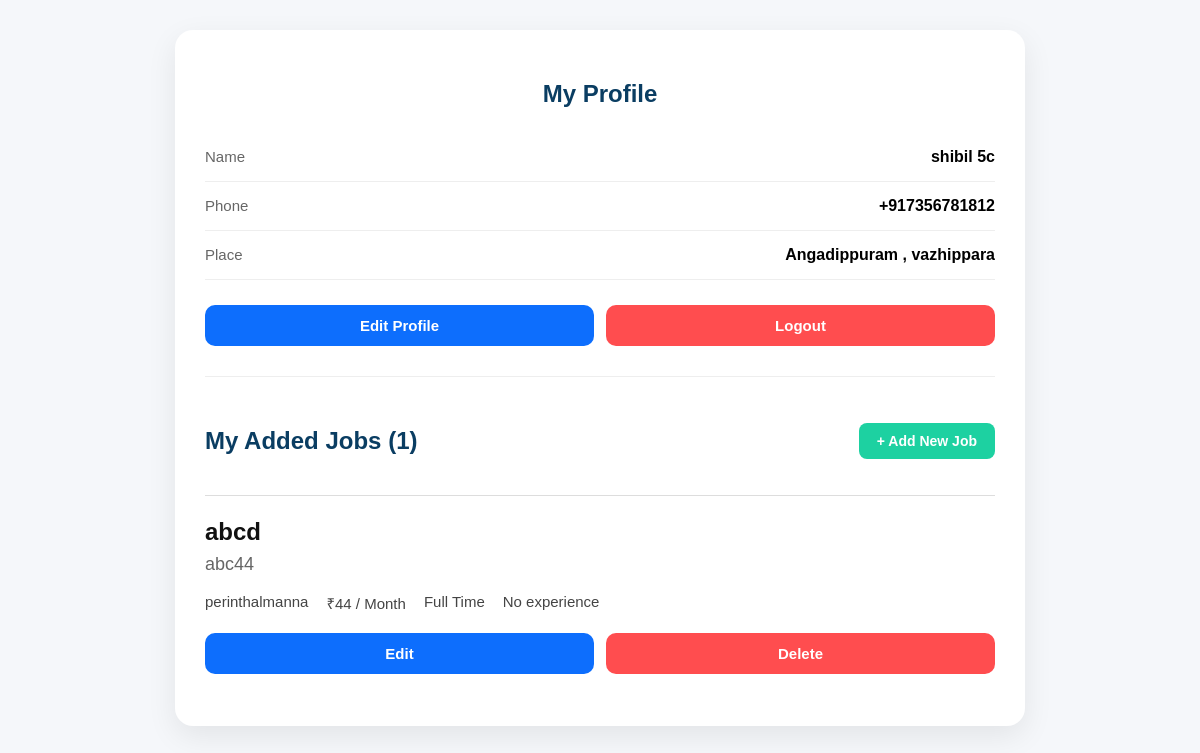
Before: /profile/ (signed in) with the older database file.
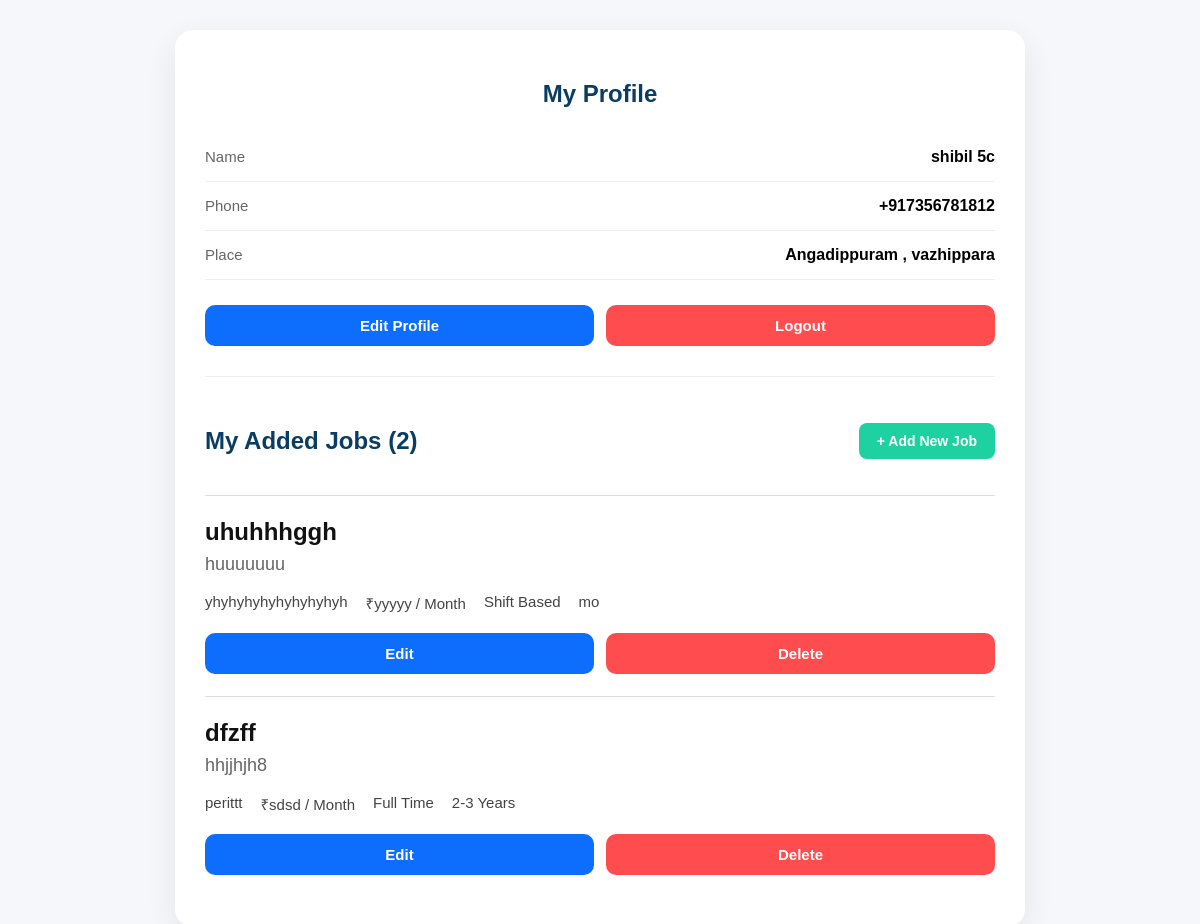
After: the same page with the newer database file.
### myapp/models.py (models this page shows, shortened)
class Job(models.Model):
    owner = models.ForeignKey(
        User,
        on_delete=models.CASCADE,
        related_name="jobs",
        null=True,
        blank=True,
    )
    shop_name = models.CharField(
        max_length=150,
    )
    title = models.CharField(
        max_length=150,
    )
    category = models.ForeignKey(
        Category,
        on_delete=models.PROTECT,
        related_name="jobs",
        null=True,
        blank=True,
    )
    experience = models.CharField(
        max_length=100,
        default="Fresher",
    )
    work_time = models.CharField(
        max_length=100,
    )
    gender = models.CharField(max_length=20, blank=True)
    education = models.CharField(max_length=100, blank=True)
    age_limit = models.CharField(
        max_length=50,
        blank=True,
    )
    location = models.CharField(
        max_length=100,
    )
    salary = models.CharField(
        max_length=100,
    )
    phone = models.CharField(
        max_length=15,
        validators=[phone_validator],
    )
    description = models.TextField(
        blank=True,
    )
    is_verified = models.BooleanField(
        default=True,
    )
    owner_name = models.CharField(
        max_length=150,
        blank=True
    )
    shop_photo = models.ImageField(
        upload_to="shop_photos/",
        null=True,
        blank=True
    )
    created_at = models.DateTimeField(
        auto_now_add=True,
    )
    class Meta:
        ordering = ["-created_at"]

### myapp/views.py (the view)
# urls.py: path("profile/", views.profile, name="profile"),
@login_required(login_url="login")
def profile(request):
    jobs = (
        Job.objects
        .filter(owner=request.user)
        .select_related("category")
        .order_by("-id")
    )
    return render(
        request,
        "profile.html",
        {
            "jobs": jobs,
        },
    )

### templates/profile.html (shortened to what this page needs)
{% load static %}
<!DOCTYPE html>
<html lang="en">
<head>
<link rel="stylesheet" href="{% static 'css/profile.css' %}">
</head>
<body>
<div class="profile-box">
<div class="profile-header">
    <h2>
        {% if edit %}
            Edit Profile
        {% else %}
            My Profile
        {% endif %}
    </h2>
</div>
{% if edit %}
<form method="POST">
    {% csrf_token %}
    <div class="profile-info">
        <div class="info-row">
            <span>Name</span>
            <input type="text"
                   name="full_name"
                   value="{{ request.user.profile.full_name|default:request.user.first_name }}"
                   required>
        </div>
        <div class="info-row">
            <span>Phone</span>
            <input type="text"
                   name="phone"
                   value="{{ request.user.profile.phone }}"
                   required>
        </div>
        <div class="info-row">
            <span>Place</span>
            <input type="text"
                   name="district"
                   value="{{ request.user.profile.district }}">
        </div>
    </div>
    <div class="profile-actions">
        <button type="submit" class="edit-btn">
            Update Profile
        </button>
        <a href="{% url 'profile' %}">
            <button type="button" class="logout-btn">
                Cancel
            </button>
        </a>
    </div>
</form>
{% else %}
<div class="profile-info">
    <div class="info-row">
        <span>Name</span>
        <strong>{{ request.user.profile.full_name|default:request.user.first_name }}</strong>
    </div>
    <div class="info-row">
        <span>Phone</span>
        <strong>{{ request.user.profile.phone }}</strong>
    </div>
    <div class="info-row">
        <span>Place</span>
        <strong>{{ request.user.profile.district|default:"Not Added" }}</strong>
    </div>
</div>
<div class="profile-actions">
    <a href="{% url 'edit_profile' %}">
        <button class="edit-btn">
            Edit Profile
        </button>
    </a>
    <a href="{% url 'logout_user' %}">
        <button class="logout-btn">
            Logout
        </button>
    </a>
</div>
{% endif %}
<hr>
<div class="job-header">
    <h2>My Added Jobs ({{ jobs|length }})</h2>
    <a href="{% url 'add_job' %}" class="add-job-btn">
        + Add New Job
    </a>
</div>
{% for job in jobs %}
<div class="job-card">
    <h3>{{ job.title }}</h3>
    <h4>{{ job.shop_name }}</h4>
    <div class="job-meta">
        <span> {{ job.location }}</span>
        <span> ₹{{ job.salary }} / Month</span>
        <span> {{ job.work_time }}</span>
        <span> {{ job.experience }}</span>
    </div>
    <div class="job-actions">
        <a href="{% url 'edit_job' job.id %}">
            <button class="edit-job">Edit</button>
        </a>
        <a href="{% url 'delete_job' job.id %}"
           onclick="return confirm('Delete this job?')">
            <button class="delete-job">
                Delete
            </button>
        </a>
    </div>
</div>
{% empty %}
<p class="empty">
No jobs added yet.
</p>
{% endfor %}
</body>
</html>

Changed rows visible on the page:
removed Job: title "abcd", shop_name "abc44", location "perinthalmanna", salary "44", work_time "Full Time", experience "No experience"
added Job: title "uhuhhhggh", shop_name "huuuuuuu", location "yhyhyhyhyhyhyhyhyh", salary "yyyyy", work_time "Shift Based", experience "mo"
added Job: title "dfzff", shop_name "hhjjhjh8", location "perittt", salary "sdsd", work_time "Full Time", experience "2-3 Years"
Other visible differences:
{{ jobs|length }}: "1" → "2"
